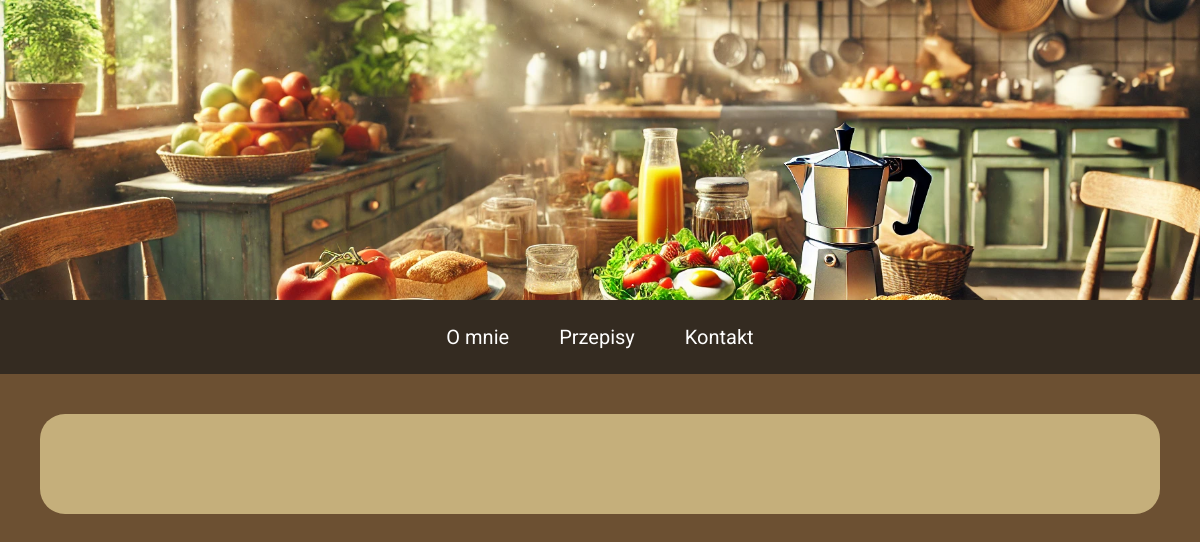
Page /all-posts on the earlier database version.
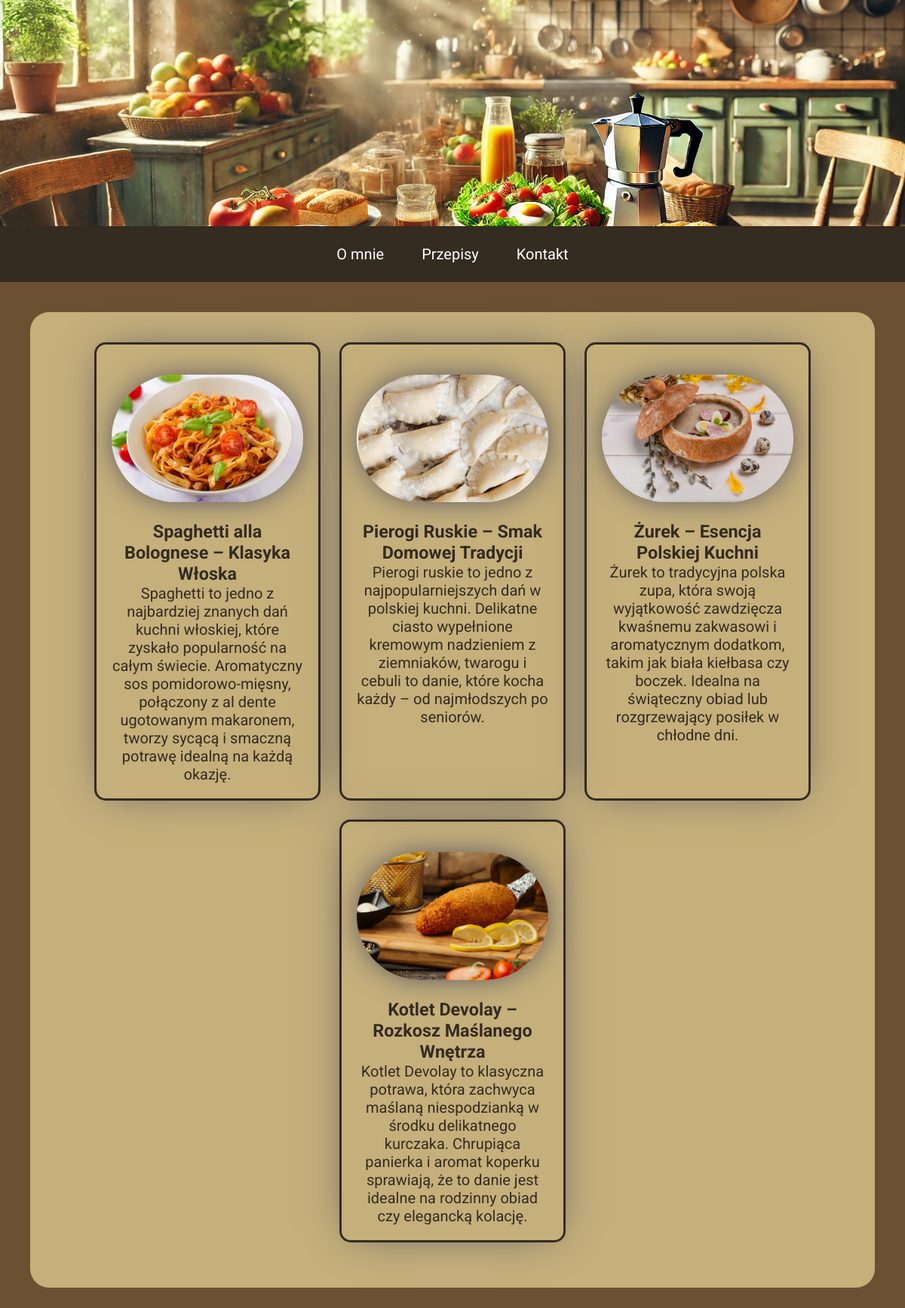
Same page on the later database version.
### blog/models.py (models this page shows, shortened)
class PostModel(models.Model):
    title = models.CharField(max_length=150, verbose_name="Tytuł:")
    author = models.ForeignKey(
        AuthorModel, verbose_name=("Autor:"), on_delete=models.CASCADE)
    slug = models.SlugField()
    date = models.DateField(auto_now_add=True, verbose_name="Data:")
    excerpt = models.TextField(verbose_name="skrót", validators=[
                               MinLengthValidator, MaxLengthValidator(250)])
    ingredients = models.TextField(
        validators=[MinLengthValidator(5)], verbose_name="Składniki:")
    ingredients = models.TextField(
        validators=[MinLengthValidator(5)], verbose_name="Składniki:", null=True)
    prepare = models.TextField(
        validators=[MinLengthValidator(5)], verbose_name="Sposób przygotowania:", null=True)
    image = models.ImageField(upload_to="dishes")
    tags = models.ManyToManyField(TagModel, verbose_name=("Tag:"))
    class Meta:
        verbose_name_plural = "Posty"

### blog/views.py (the view)
# urls.py: path("all-posts", views.AllPostView.as_view(), name="all_posts"),
class AllPostView(ListView):
    model = PostModel
    context_object_name = "posts"
    template_name = "blog/all_posts.html"

### blog/templates/blog/all_posts.html (shortened to what this page needs)
{% extends "base.html" %}
{% load static %}
{% block content %}
    {% include "blog/includes/posts.html" %}
{% endblock  %}

### templates/base.html (shortened to what this page needs)
{% load static %}
<!DOCTYPE html>
<html lang="en">
<head>
    <link rel="stylesheet" href="{% static "base.css" %}">
</head>
<body>
    <header>
        <div class="baner"></div>
        <nav>
            <a href="{% url "main_page" %}" >O mnie</a>
            <a href="{% url "all_posts" %}" >Przepisy</a>
            <a href="{% url "contact" %}" >Kontakt</a>
        </nav>
    </header>
    {% block content %}{% endblock  %}
</body>
</html>

### blog/templates/blog/includes/posts.html (shortened to what this page needs)
{% load static %}
<!DOCTYPE html>
<html lang="en">
<head>
   <link rel="stylesheet" href="{% static "/blog/posts.css" %}">
</head>
<body>
    <section class="posts-section">
        <div class="posts">
            {% for post in posts  %}
            <a  href="{{post.slug}}" class="post" >
                <img src="{{ post.image.url }}" alt="{{post.title}}">
                <h3>{{post.title}}</h3>
                <p>{{post.excerpt}} </p>
            </a>
            {% endfor %}
        </div>
    </section>
</body>
</html>

### static/base.css (style rules this page uses)
:root { --primary-color: #EAE1B8; --secondary-color: #C5AF7B; --buttons-color: #9C7D4F; --text-color: #342B21; --second-text-color: #6C5032; --box-shadow: 0px 0px 38px -5px rgba(66, 68, 90, 1); }
* { box-sizing: border-box; margin: 0; padding: 0; font-family: "Roboto", serif; }
body { background-color: var(--second-text-color); }
header .baner { min-height: 250px; background-image: url(images/header_banner.webp); background-size: cover; background-position: 85% 50%; background-repeat: no-repeat; }
header nav { display: flex; justify-content: center; gap: 2rem; padding: 1rem; background-color: var(--text-color); color: var(--primary-color); }
nav a { color: white; text-decoration: none; position: relative; padding: .25rem; }
nav a::after { content: ""; display: block; width: 0; height: 2px; position: absolute; bottom: 0; left: 0; right: 100%; background-color: white; transition: width .3s; }
@media (min-width:400px) { html { font-size: 20px; } }
@media (min-width:700px) { header .baner { min-height: 300px; } }

### blog/static/blog/posts.css (style rules this page uses)
.posts-section { padding: 1rem 0 3rem; margin-bottom: 3rem; border-radius: 25px; background-color: var(--secondary-color); color: var(--text-color); }
.posts-section .posts { display: flex; flex-direction: column; justify-content: center; align-items: center; gap: 25px; }
.posts-section .post { display: block; width: 15rem; padding: 1rem; border: 3px solid var(--text-color); border-radius: 15px; color: var(--text-color); text-decoration: none; text-align: center; transition: .3s; -webkit-box-shadow: 0px 0px 54px -18px rgba(66, 68, 90, 1); -moz-box-shadow: 0px 0px 54px -18px rgba(66, 68, 90, 1); box-shadow: 0px 0px 54px -18px rgba(66, 68, 90, 1); }
.posts-section img { width: 80%; margin: 1rem auto; border-radius: 100px; -webkit-box-shadow: var(--box-shadow); -moz-box-shadow: var(--box-shadow); box-shadow: var(--box-shadow); }
@media (min-width:725px) { .posts-section { margin: 2rem; margin-bottom: 3rem; } }
@media (min-width:725px) { .posts-section .posts { flex-direction: row; flex-wrap: wrap; align-items: stretch; } }
@media (min-width:725px) { .posts-section img { width: 100%; margin: 1rem auto; } }

Differences in the rows shown:
added PostModel: image (picture), title "Spaghetti alla Bolognese – Klasyka Włoska", excerpt "Spaghetti to jedno z najbardziej znanych dań kuchni włoskiej, które zyskało popularność na całym świecie. Aromatyczny sos pomidorowo-mięsny, połączony z al dente ugotowanym makaronem, tworzy sycącą i smaczną potrawę idealną na każdą okazję."
added PostModel: image (picture), title "Pierogi Ruskie – Smak Domowej Tradycji", excerpt "Pierogi ruskie to jedno z najpopularniejszych dań w polskiej kuchni. Delikatne ciasto wypełnione kremowym nadzieniem z ziemniaków, twarogu i cebuli to danie, które kocha każdy – od najmłodszych po seniorów."
added PostModel: image (picture), title "Żurek – Esencja Polskiej Kuchni", excerpt "Żurek to tradycyjna polska zupa, która swoją wyjątkowość zawdzięcza kwaśnemu zakwasowi i aromatycznym dodatkom, takim jak biała kiełbasa czy boczek. Idealna na świąteczny obiad lub rozgrzewający posiłek w chłodne dni."
added PostModel: image (picture), title "Kotlet Devolay – Rozkosz Maślanego Wnętrza", excerpt "Kotlet Devolay to klasyczna potrawa, która zachwyca maślaną niespodzianką w środku delikatnego kurczaka. Chrupiąca panierka i aromat koperku sprawiają, że to danie jest idealne na rodzinny obiad czy elegancką kolację."
